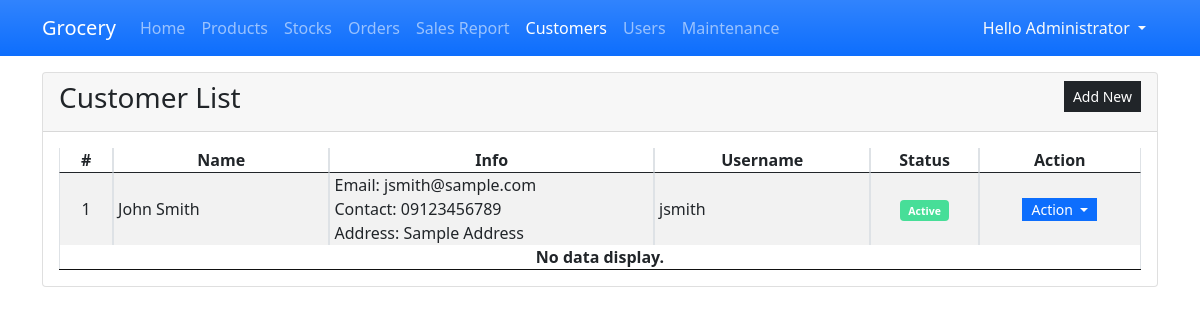
The app's page /admin/?page=customers (signed in) with its own data.
### tables this page shows
CREATE TABLE `customer_list` (
            `customer_id` INTEGER NOT NULL PRIMARY KEY AUTOINCREMENT,
            `fullname` INTEGER NOT NULL,
            `username` TEXT NOT NULL,
            `password` TEXT NOT NULL,
            `email` TEXT NOT NULL,
            `contact` TEXT NOT NULL,
            `address` TEXT NOT NULL,
            `status` INTEGER NOT NULL Default 1,
            `date_created` TIMESTAMP DEFAULT CURRENT_TIMESTAMP,
            `date_updated` TIMESTAMP DEFAULT CURRENT_TIMESTAMP
        );

### admin/customers.php (the view, shortened to what this page needs)
<div class="card">
    <div class="card-header d-flex justify-content-between">
        <h3 class="card-title">Customer List</h3>
        <div class="card-tools align-middle">
            <button class="btn btn-dark btn-sm py-1 rounded-0" type="button" id="create_new">Add New</button>
        </div>
    </div>
    <div class="card-body">
        <table class="table table-hover table-striped table-bordered">
            <colgroup>
                <col width="5%">
                <col width="20%">
                <col width="30%">
                <col width="20%">
                <col width="10%">
                <col width="15%">
            </colgroup>
            <thead>
                <tr>
                    <th class="text-center p-0">#</th>
                    <th class="text-center p-0">Name</th>
                    <th class="text-center p-0">Info</th>
                    <th class="text-center p-0">Username</th>
                    <th class="text-center p-0">Status</th>
                    <th class="text-center p-0">Action</th>
                </tr>
            </thead>
            <tbody>
                <?php
                $sql = "SELECT * FROM `customer_list` order by `fullname` asc";
                $qry = $conn->query($sql);
                $i = 1;
                    while($row = $qry->fetchArray()):
                ?>
                <tr>
                    <td class="text-center p-0"><?php echo $i++; ?></td>
                    <td class="py-0 px-1"><?php echo $row['fullname'] ?></td>
                    <td class="py-0 px-1">
                        <div class="fs-6">Email: <?php echo $row['email'] ?></div>
                        <div class="fs-6">Contact: <?php echo $row['contact'] ?></div>
                        <div class="fs-6 truncate-1" title="<?php echo $row['address'] ?>">Address: <?php echo $row['address'] ?></div>
                    </td>
                    <td class="py-0 px-1"><?php echo $row['username'] ?></td>
                    <td class="py-0 px-1 text-center">
                    <?php if($row['status'] == 1): ?>
                        <span class="badge bg-success"><small>Active</small></span>
                    <?php else: ?>
                        <span class="badge bg-danger"><small>Inactive</small></span>
                    <?php endif; ?>
                    </td>
                    <th class="text-center py-0 px-1">
                        <div class="btn-group" role="group">
                            <button id="btnGroupDrop1" type="button" class="btn btn-primary dropdown-toggle btn-sm rounded-0 py-0" data-bs-toggle="dropdown" aria-expanded="false">
                            Action
                            </button>
                        </div>
                    </th>
                </tr>
                <?php endwhile; ?>
                <?php if(!$qry->fetchArray()): ?>
                    <tr>
                        <th class="text-center p-0" colspan="6">No data display.</th>
                    </tr>
                <?php endif; ?>
            </tbody>
        </table>
    </div>
</div>

### css/custom.css (style rules this page uses)
:root { --bs-success-rgb: 71, 222, 152 !important; }
html, body { height: 100%; width: 100%; }
.truncate-1 { overflow: hidden; text-overflow: ellipsis; display: -webkit-box; -webkit-line-clamp: 1; -webkit-box-orient: vertical; }

### records on screen
customer_list: fullname "John Smith", email "jsmith@sample.com", contact "09123456789", address "Sample Address", username "jsmith", status "Active"

### other values on screen
$_SESSION['fullname'] "Administrator"
